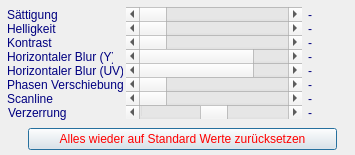
<?xml version="1.0" encoding="UTF-8"?>
<ui version="4.0">
 <class>VideoCrtSetupWindow</class>
 <widget class="QDialog" name="VideoCrtSetupWindow">
  <property name="windowModality">
   <enum>Qt::NonModal</enum>
  </property>
  <property name="geometry">
   <rect>
    <x>0</x>
    <y>0</y>
    <width>355</width>
    <height>155</height>
   </rect>
  </property>
  <property name="sizePolicy">
   <sizepolicy hsizetype="Preferred" vsizetype="Preferred">
    <horstretch>0</horstretch>
    <verstretch>0</verstretch>
   </sizepolicy>
  </property>
  <property name="minimumSize">
   <size>
    <width>344</width>
    <height>155</height>
   </size>
  </property>
  <property name="maximumSize">
   <size>
    <width>360</width>
    <height>155</height>
   </size>
  </property>
  <property name="font">
   <font>
    <family>Arial</family>
   </font>
  </property>
  <property name="contextMenuPolicy">
   <enum>Qt::NoContextMenu</enum>
  </property>
  <property name="acceptDrops">
   <bool>false</bool>
  </property>
  <property name="windowTitle">
   <string>Video CRT Einstellungen</string>
  </property>
  <property name="windowOpacity">
   <double>1.000000000000000</double>
  </property>
  <property name="autoFillBackground">
   <bool>false</bool>
  </property>
  <property name="styleSheet">
   <string notr="true"/>
  </property>
  <property name="modal">
   <bool>false</bool>
  </property>
  <widget class="QLabel" name="label">
   <property name="enabled">
    <bool>false</bool>
   </property>
   <property name="geometry">
    <rect>
     <x>7</x>
     <y>7</y>
     <width>113</width>
     <height>16</height>
    </rect>
   </property>
   <property name="font">
    <font>
     <family>Arial</family>
     <weight>50</weight>
     <bold>false</bold>
    </font>
   </property>
   <property name="toolTip">
    <string/>
   </property>
   <property name="statusTip">
    <string/>
   </property>
   <property name="styleSheet">
    <string notr="true">color: rgb(0,0, 128);</string>
   </property>
   <property name="text">
    <string>Sättigung</string>
   </property>
  </widget>
  <widget class="QLabel" name="label_2">
   <property name="geometry">
    <rect>
     <x>7</x>
     <y>21</y>
     <width>113</width>
     <height>16</height>
    </rect>
   </property>
   <property name="font">
    <font>
     <family>Arial</family>
     <weight>50</weight>
     <bold>false</bold>
    </font>
   </property>
   <property name="styleSheet">
    <string notr="true">color: rgb(0,0, 128);</string>
   </property>
   <property name="text">
    <string>Helligkeit</string>
   </property>
  </widget>
  <widget class="QLabel" name="label_3">
   <property name="enabled">
    <bool>false</bool>
   </property>
   <property name="geometry">
    <rect>
     <x>7</x>
     <y>35</y>
     <width>113</width>
     <height>16</height>
    </rect>
   </property>
   <property name="font">
    <font>
     <family>Arial</family>
     <weight>50</weight>
     <bold>false</bold>
    </font>
   </property>
   <property name="styleSheet">
    <string notr="true">color: rgb(0,0, 128);</string>
   </property>
   <property name="text">
    <string>Kontrast</string>
   </property>
  </widget>
  <widget class="QLabel" name="label_4">
   <property name="geometry">
    <rect>
     <x>7</x>
     <y>49</y>
     <width>106</width>
     <height>16</height>
    </rect>
   </property>
   <property name="font">
    <font>
     <family>Arial</family>
     <weight>50</weight>
     <bold>false</bold>
    </font>
   </property>
   <property name="styleSheet">
    <string notr="true">color: rgb(0,0, 128);</string>
   </property>
   <property name="text">
    <string>Horizontaler Blur (Y)</string>
   </property>
  </widget>
  <widget class="QLabel" name="label_5">
   <property name="geometry">
    <rect>
     <x>7</x>
     <y>63</y>
     <width>116</width>
     <height>16</height>
    </rect>
   </property>
   <property name="font">
    <font>
     <family>Arial</family>
     <weight>50</weight>
     <bold>false</bold>
    </font>
   </property>
   <property name="styleSheet">
    <string notr="true">color: rgb(0,0, 128);</string>
   </property>
   <property name="text">
    <string>Horizontaler Blur (UV)</string>
   </property>
  </widget>
  <widget class="QLabel" name="label_6">
   <property name="geometry">
    <rect>
     <x>7</x>
     <y>77</y>
     <width>116</width>
     <height>16</height>
    </rect>
   </property>
   <property name="font">
    <font>
     <family>Arial</family>
     <weight>50</weight>
     <bold>false</bold>
    </font>
   </property>
   <property name="styleSheet">
    <string notr="true">color: rgb(0,0, 128);</string>
   </property>
   <property name="text">
    <string>Phasen Verschiebung</string>
   </property>
  </widget>
  <widget class="QLabel" name="label_7">
   <property name="geometry">
    <rect>
     <x>7</x>
     <y>91</y>
     <width>101</width>
     <height>16</height>
    </rect>
   </property>
   <property name="font">
    <font>
     <family>Arial</family>
     <weight>50</weight>
     <bold>false</bold>
    </font>
   </property>
   <property name="styleSheet">
    <string notr="true">color: rgb(0,0, 128);</string>
   </property>
   <property name="text">
    <string>Scanline</string>
   </property>
  </widget>
  <widget class="QScrollBar" name="helligkeit_scroll">
   <property name="geometry">
    <rect>
     <x>126</x>
     <y>21</y>
     <width>176</width>
     <height>14</height>
    </rect>
   </property>
   <property name="focusPolicy">
    <enum>Qt::StrongFocus</enum>
   </property>
   <property name="maximum">
    <number>100</number>
   </property>
   <property name="orientation">
    <enum>Qt::Horizontal</enum>
   </property>
  </widget>
  <widget class="QScrollBar" name="saettigung_scroll">
   <property name="enabled">
    <bool>true</bool>
   </property>
   <property name="geometry">
    <rect>
     <x>126</x>
     <y>7</y>
     <width>176</width>
     <height>14</height>
    </rect>
   </property>
   <property name="focusPolicy">
    <enum>Qt::StrongFocus</enum>
   </property>
   <property name="maximum">
    <number>100</number>
   </property>
   <property name="orientation">
    <enum>Qt::Horizontal</enum>
   </property>
  </widget>
  <widget class="QScrollBar" name="kontrast_scroll">
   <property name="enabled">
    <bool>true</bool>
   </property>
   <property name="geometry">
    <rect>
     <x>126</x>
     <y>35</y>
     <width>176</width>
     <height>14</height>
    </rect>
   </property>
   <property name="focusPolicy">
    <enum>Qt::StrongFocus</enum>
   </property>
   <property name="minimum">
    <number>0</number>
   </property>
   <property name="maximum">
    <number>100</number>
   </property>
   <property name="orientation">
    <enum>Qt::Horizontal</enum>
   </property>
  </widget>
  <widget class="QScrollBar" name="horblurY_scroll">
   <property name="geometry">
    <rect>
     <x>126</x>
     <y>49</y>
     <width>176</width>
     <height>14</height>
    </rect>
   </property>
   <property name="focusPolicy">
    <enum>Qt::StrongFocus</enum>
   </property>
   <property name="minimum">
    <number>1</number>
   </property>
   <property name="maximum">
    <number>4</number>
   </property>
   <property name="orientation">
    <enum>Qt::Horizontal</enum>
   </property>
  </widget>
  <widget class="QScrollBar" name="horblurUV_scroll">
   <property name="geometry">
    <rect>
     <x>126</x>
     <y>63</y>
     <width>176</width>
     <height>14</height>
    </rect>
   </property>
   <property name="focusPolicy">
    <enum>Qt::StrongFocus</enum>
   </property>
   <property name="minimum">
    <number>1</number>
   </property>
   <property name="maximum">
    <number>4</number>
   </property>
   <property name="orientation">
    <enum>Qt::Horizontal</enum>
   </property>
  </widget>
  <widget class="QScrollBar" name="phase_scroll">
   <property name="geometry">
    <rect>
     <x>126</x>
     <y>77</y>
     <width>176</width>
     <height>14</height>
    </rect>
   </property>
   <property name="focusPolicy">
    <enum>Qt::StrongFocus</enum>
   </property>
   <property name="maximum">
    <number>2000</number>
   </property>
   <property name="orientation">
    <enum>Qt::Horizontal</enum>
   </property>
  </widget>
  <widget class="QScrollBar" name="scanline_scroll">
   <property name="geometry">
    <rect>
     <x>126</x>
     <y>91</y>
     <width>176</width>
     <height>14</height>
    </rect>
   </property>
   <property name="focusPolicy">
    <enum>Qt::StrongFocus</enum>
   </property>
   <property name="maximum">
    <number>100</number>
   </property>
   <property name="orientation">
    <enum>Qt::Horizontal</enum>
   </property>
  </widget>
  <widget class="QLabel" name="saettigung_out">
   <property name="enabled">
    <bool>false</bool>
   </property>
   <property name="geometry">
    <rect>
     <x>308</x>
     <y>7</y>
     <width>43</width>
     <height>16</height>
    </rect>
   </property>
   <property name="minimumSize">
    <size>
     <width>36</width>
     <height>16</height>
    </size>
   </property>
   <property name="font">
    <font>
     <family>Arial</family>
     <weight>50</weight>
     <bold>false</bold>
    </font>
   </property>
   <property name="styleSheet">
    <string notr="true">color: rgb(0,0, 128);</string>
   </property>
   <property name="text">
    <string notr="true">-</string>
   </property>
  </widget>
  <widget class="QLabel" name="helligkeit_out">
   <property name="geometry">
    <rect>
     <x>308</x>
     <y>21</y>
     <width>43</width>
     <height>16</height>
    </rect>
   </property>
   <property name="font">
    <font>
     <family>Arial</family>
    </font>
   </property>
   <property name="styleSheet">
    <string notr="true">color: rgb(0,0, 128);</string>
   </property>
   <property name="text">
    <string notr="true">-</string>
   </property>
  </widget>
  <widget class="QLabel" name="kontrast_out">
   <property name="enabled">
    <bool>false</bool>
   </property>
   <property name="geometry">
    <rect>
     <x>308</x>
     <y>35</y>
     <width>43</width>
     <height>16</height>
    </rect>
   </property>
   <property name="font">
    <font>
     <family>Arial</family>
    </font>
   </property>
   <property name="styleSheet">
    <string notr="true">color: rgb(0,0, 128);</string>
   </property>
   <property name="text">
    <string notr="true">-</string>
   </property>
  </widget>
  <widget class="QLabel" name="horblurY_out">
   <property name="geometry">
    <rect>
     <x>308</x>
     <y>49</y>
     <width>43</width>
     <height>16</height>
    </rect>
   </property>
   <property name="font">
    <font>
     <family>Arial</family>
    </font>
   </property>
   <property name="styleSheet">
    <string notr="true">color: rgb(0,0, 128);</string>
   </property>
   <property name="text">
    <string notr="true">-</string>
   </property>
  </widget>
  <widget class="QLabel" name="horblurUV_out">
   <property name="geometry">
    <rect>
     <x>308</x>
     <y>63</y>
     <width>43</width>
     <height>16</height>
    </rect>
   </property>
   <property name="font">
    <font>
     <family>Arial</family>
    </font>
   </property>
   <property name="styleSheet">
    <string notr="true">color: rgb(0,0, 128);</string>
   </property>
   <property name="text">
    <string notr="true">-</string>
   </property>
  </widget>
  <widget class="QLabel" name="phase_out">
   <property name="geometry">
    <rect>
     <x>308</x>
     <y>77</y>
     <width>43</width>
     <height>16</height>
    </rect>
   </property>
   <property name="font">
    <font>
     <family>Arial</family>
    </font>
   </property>
   <property name="styleSheet">
    <string notr="true">color: rgb(0,0, 128);</string>
   </property>
   <property name="text">
    <string notr="true">-</string>
   </property>
  </widget>
  <widget class="QLabel" name="scanline_out">
   <property name="geometry">
    <rect>
     <x>308</x>
     <y>91</y>
     <width>43</width>
     <height>16</height>
    </rect>
   </property>
   <property name="font">
    <font>
     <family>Arial</family>
    </font>
   </property>
   <property name="styleSheet">
    <string notr="true">color: rgb(0,0, 128);</string>
   </property>
   <property name="text">
    <string notr="true">-</string>
   </property>
  </widget>
  <widget class="QPushButton" name="Reset">
   <property name="geometry">
    <rect>
     <x>28</x>
     <y>128</y>
     <width>309</width>
     <height>22</height>
    </rect>
   </property>
   <property name="font">
    <font>
     <family>Arial</family>
     <weight>50</weight>
     <bold>false</bold>
    </font>
   </property>
   <property name="focusPolicy">
    <enum>Qt::TabFocus</enum>
   </property>
   <property name="styleSheet">
    <string notr="true">color: rgb(255, 0, 0);</string>
   </property>
   <property name="text">
    <string>Alles wieder auf Standard Werte zurücksetzen</string>
   </property>
  </widget>
  <widget class="QLabel" name="label_8">
   <property name="geometry">
    <rect>
     <x>8</x>
     <y>105</y>
     <width>65</width>
     <height>16</height>
    </rect>
   </property>
   <property name="styleSheet">
    <string notr="true">color: rgb(0,0, 128);</string>
   </property>
   <property name="text">
    <string>Verzerrung</string>
   </property>
  </widget>
  <widget class="QScrollBar" name="distortion_scroll">
   <property name="geometry">
    <rect>
     <x>126</x>
     <y>105</y>
     <width>176</width>
     <height>14</height>
    </rect>
   </property>
   <property name="maximum">
    <number>200</number>
   </property>
   <property name="value">
    <number>100</number>
   </property>
   <property name="orientation">
    <enum>Qt::Horizontal</enum>
   </property>
  </widget>
  <widget class="QLabel" name="distortion_out">
   <property name="geometry">
    <rect>
     <x>308</x>
     <y>105</y>
     <width>43</width>
     <height>16</height>
    </rect>
   </property>
   <property name="font">
    <font>
     <family>Arial</family>
    </font>
   </property>
   <property name="styleSheet">
    <string notr="true">color: rgb(0,0, 128);</string>
   </property>
   <property name="text">
    <string notr="true">-</string>
   </property>
  </widget>
 </widget>
 <tabstops>
  <tabstop>saettigung_scroll</tabstop>
  <tabstop>helligkeit_scroll</tabstop>
  <tabstop>kontrast_scroll</tabstop>
  <tabstop>horblurY_scroll</tabstop>
  <tabstop>horblurUV_scroll</tabstop>
  <tabstop>phase_scroll</tabstop>
  <tabstop>scanline_scroll</tabstop>
  <tabstop>Reset</tabstop>
 </tabstops>
 <resources/>
 <connections/>
</ui>
